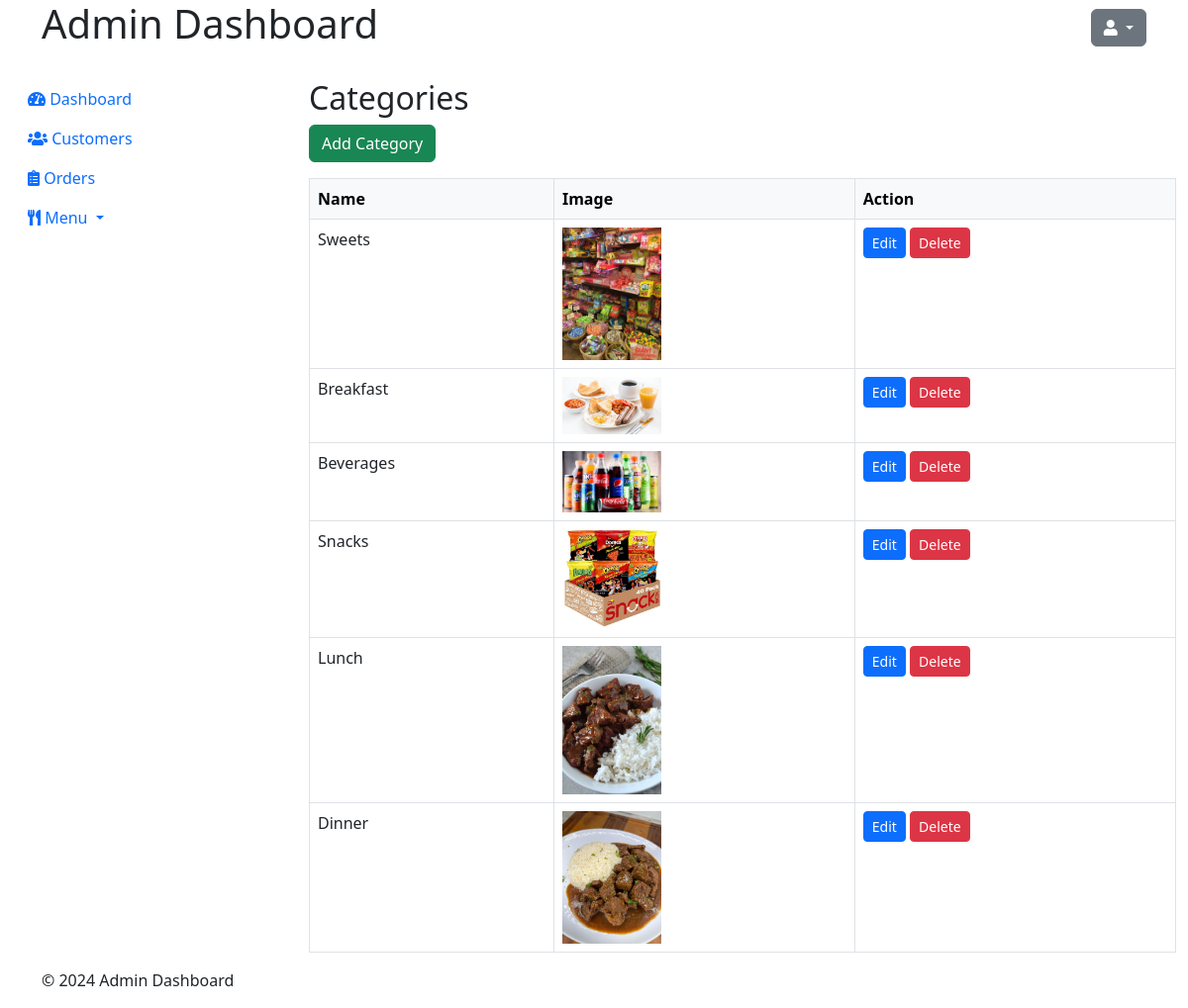
Screenshot of /admin/all_categories.php (signed in) with the database file from the repository.
### tables this page shows
CREATE TABLE `category` (
  `id` int(11) NOT NULL,
  `name` varchar(100) NOT NULL,
  `imageName` varchar(255) NOT NULL
);

### admin/model/Food.php (called while the page is built, shortened)
<?php
class Food {
    private $conn;
    public function __construct($conn) {
        $this->conn = $conn;
    }
    public function getCategories() {
        $query = "SELECT * FROM category";
        $result = mysqli_query($this->conn, $query);
        $categories = [];
        if ($result) {
            while ($row = mysqli_fetch_assoc($result)) {
                $categories[] = $row;
            }
        }
        return $categories;
    }
}
?>

### admin/all_categories.php (the view, shortened to what this page needs)
<?php
include_once("../connection/connection.php");
include("model/food.php");
$food = new Food($conn);
$categories = $food->getCategories();
?>
<!DOCTYPE html>
<html lang="en">
<head>
  <link href="https://cdn.jsdelivr.net/npm/bootstrap@5.3.0/dist/css/bootstrap.min.css" rel="stylesheet">
  <link rel="stylesheet" href="admin.css">
  <link rel="stylesheet" href="https://cdnjs.cloudflare.com/ajax/libs/font-awesome/5.15.4/css/all.min.css">
  <link rel="stylesheet" href="css/admin.css">
</head>
<body>
<header class="header">
  <div class="container">
    <div class="d-flex justify-content-between align-items-center">
      <h1 class="logo">Admin Dashboard</h1>
      <div class="dropdown">
        <button class="btn btn-secondary dropdown-toggle" type="button" id="userDropdown" data-bs-toggle="dropdown" aria-expanded="false">
          <i class="fas fa-user"></i>
        </button>
      </div>
    </div>
  </div>
</header>
<div class="container-fluid mt-4">
  <div class="row">
    <div class="col-md-3">
      <div class="sidebar">
        <ul class="nav flex-column">
          <li class="nav-item">
            <a class="nav-link" href="dashboard.php">
              <i class="fas fa-tachometer-alt"></i> Dashboard
            </a>
          </li>
          <li class="nav-item">
            <a class="nav-link active" href="customers.php">
              <i class="fas fa-users"></i> Customers
            </a>
          </li>
          <li class="nav-item">
            <a class="nav-link" href="#">
              <i class="fas fa-clipboard-list"></i> Orders
            </a>
          </li>
          <li class="nav-item dropdown">
            <a class="nav-link dropdown-toggle" href="#" id="menuDropdown" role="button" data-bs-toggle="dropdown" aria-expanded="false">
              <i class="fas fa-utensils"></i> Menu
            </a>
          </li>
        </ul>
      </div>
    </div>
    <div class="col-md-9">
      <div class="content">
        <h2>Categories</h2>
        <a href="add_category.php" class="btn btn-success mb-3">Add Category</a>
        <div class="table-responsive">
          <table class="table table-bordered">
            <thead class="table-light">
              <tr>
                <th scope="col">Name</th>
                <th scope="col">Image</th>
                <th scope="col">Action</th>
              </tr>
            </thead>
            <tbody>
              <?php foreach ($categories as $category): ?>
              <tr>
                <td><?php echo htmlspecialchars($category['name']); ?></td>
                <td><img src="uploads/<?php echo htmlspecialchars($category['imageName']); ?>" alt="<?php echo htmlspecialchars($category['name']); ?>" class="img-fluid" style="max-width: 100px;"></td>
                <td>
                  <a href="update_category.php?id=<?php echo htmlspecialchars($category['id']); ?>" class="btn btn-primary btn-sm">Edit</a>
                  <a href="model/delete_category.php?id=<?php echo htmlspecialchars($category['id']); ?>" class="btn btn-danger btn-sm" onclick="return confirm('Are you sure you want to delete this category?');">Delete</a>
                </td>
              </tr>
              <?php endforeach; ?>
            </tbody>
          </table>
        </div>
      </div>
    </div>
  </div>
</div>
<footer class="footer">
  <div class="container">
    <p>&copy; 2024 Admin Dashboard</p>
  </div>
</footer>
</body>
</html>

### rows the page displays
category: name "Sweets", imageName (picture)
category: name "Breakfast", imageName (picture)
category: name "Beverages", imageName (picture)
category: name "Snacks", imageName (picture)
category: name "Lunch", imageName (picture)
category: name "Dinner", imageName (picture)
